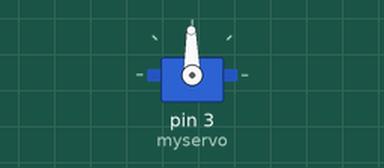
Recording of a sketch running on a simulated Arduino Uno, built with avr-gcc and run on an emulated ATmega328P. On the bench: servo.

Above: at 2.05 s.
At 4.2 s:
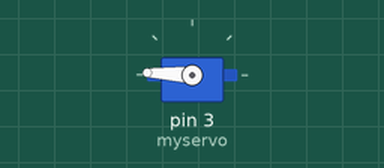
At 6.4 s:
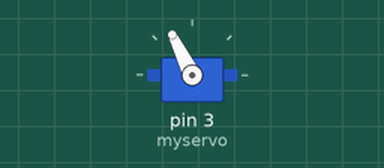
At 10.8 s:
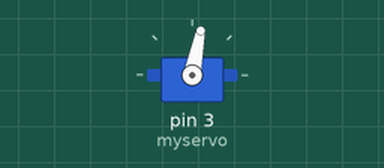
Timing chart, 0 to 13.8 s (numbered marks = the images above):
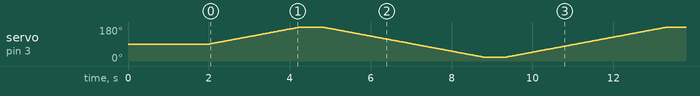

The sketch:

servo_test.ino
```cpp
#include <Servo.h>

Servo myservo;
int pos;

void setup() {
   myservo.attach(3);
   delay(2000);
}

void loop() {
   for (pos = myservo.read(); pos <= 180; pos += 1)
   {
      myservo.write(pos);
      delay(25);
   }

 delay(500);

   for (pos = 180; pos >= 20; pos -= 1)
   {
      myservo.write(pos);
      delay(25);

   }
   delay(500);

}
```
